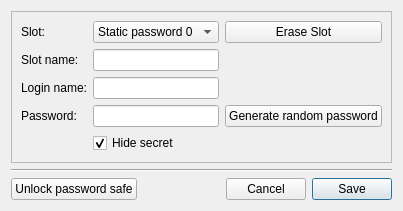
      <widget class="QWidget" name="tab_3">
       <attribute name="title">
        <string>Password Safe</string>
       </attribute>
       <layout class="QVBoxLayout" name="verticalLayout_19">
        <item>
         <widget class="QFrame" name="frame_7">
          <property name="sizePolicy">
           <sizepolicy hsizetype="MinimumExpanding" vsizetype="Preferred">
            <horstretch>0</horstretch>
            <verstretch>0</verstretch>
           </sizepolicy>
          </property>
          <property name="autoFillBackground">
           <bool>false</bool>
          </property>
          <property name="frameShape">
           <enum>QFrame::StyledPanel</enum>
          </property>
          <property name="frameShadow">
           <enum>QFrame::Sunken</enum>
          </property>
          <layout class="QVBoxLayout" name="verticalLayout_18">
           <item>
            <layout class="QGridLayout" name="gridLayout">
             <item row="3" column="1">
              <widget class="QLineEdit" name="PWS_EditPassword"/>
             </item>
             <item row="2" column="1">
              <widget class="QLineEdit" name="PWS_EditLoginName"/>
             </item>
             <item row="3" column="0">
              <widget class="QLabel" name="label_19">
               <property name="text">
                <string>Password:</string>
               </property>
              </widget>
             </item>
             <item row="1" column="1">
              <widget class="QLineEdit" name="PWS_EditSlotName"/>
             </item>
             <item row="2" column="0">
              <widget class="QLabel" name="label_18">
               <property name="text">
                <string>Login name:</string>
               </property>
              </widget>
             </item>
             <item row="0" column="2">
              <widget class="QPushButton" name="PWS_ButtonClearSlot">
               <property name="text">
                <string>Erase Slot</string>
               </property>
              </widget>
             </item>
             <item row="1" column="0">
              <widget class="QLabel" name="label_17">
               <property name="text">
                <string>Slot name:</string>
               </property>
              </widget>
             </item>
             <item row="0" column="1">
              <widget class="QComboBox" name="PWS_ComboBoxSelectSlot">
               <property name="currentIndex">
                <number>0</number>
               </property>
               <item>
                <property name="text">
                 <string>Static password 0</string>
                </property>
               </item>
              </widget>
             </item>
             <item row="3" column="2">
              <widget class="QPushButton" name="PWS_ButtonCreatePW">
               <property name="text">
                <string>Generate random password</string>
               </property>
              </widget>
             </item>
             <item row="0" column="0">
              <widget class="QLabel" name="label_16">
               <property name="text">
                <string>Slot:</string>
               </property>
              </widget>
             </item>
             <item row="4" column="1">
              <widget class="QCheckBox" name="PWS_CheckBoxHideSecret">
               <property name="enabled">
                <bool>true</bool>
               </property>
               <property name="text">
                <string>Hide secret</string>
               </property>
               <property name="checked">
                <bool>true</bool>
               </property>
              </widget>
             </item>
            </layout>
           </item>
          </layout>
         </widget>
        </item>
        <item>
         <spacer name="verticalSpacer_9">
          <property name="orientation">
           <enum>Qt::Vertical</enum>
          </property>
          <property name="sizeType">
           <enum>QSizePolicy::MinimumExpanding</enum>
          </property>
          <property name="sizeHint" stdset="0">
           <size>
            <width>20</width>
            <height>0</height>
           </size>
          </property>
         </spacer>
        </item>
        <item>
         <widget class="Line" name="line_3">
          <property name="orientation">
           <enum>Qt::Horizontal</enum>
          </property>
         </widget>
        </item>
        <item>
         <layout class="QHBoxLayout" name="horizontalLayout_2">
          <item>
           <widget class="QPushButton" name="PWS_ButtonEnable">
            <property name="text">
             <string>Unlock password safe</string>
            </property>
           </widget>
          </item>
          <item>
           <spacer name="horizontalSpacer_3">
            <property name="orientation">
             <enum>Qt::Horizontal</enum>
            </property>
            <property name="sizeHint" stdset="0">
             <size>
              <width>40</width>
              <height>20</height>
             </size>
            </property>
           </spacer>
          </item>
          <item>
           <widget class="QPushButton" name="PWS_ButtonClose">
            <property name="text">
             <string>Cancel</string>
            </property>
           </widget>
          </item>
          <item>
           <widget class="QPushButton" name="PWS_ButtonSaveSlot">
            <property name="text">
             <string>Save</string>
            </property>
            <property name="autoDefault">
             <bool>true</bool>
            </property>
            <property name="default">
             <bool>true</bool>
            </property>
           </widget>
          </item>
         </layout>
        </item>
       </layout>
      </widget>
